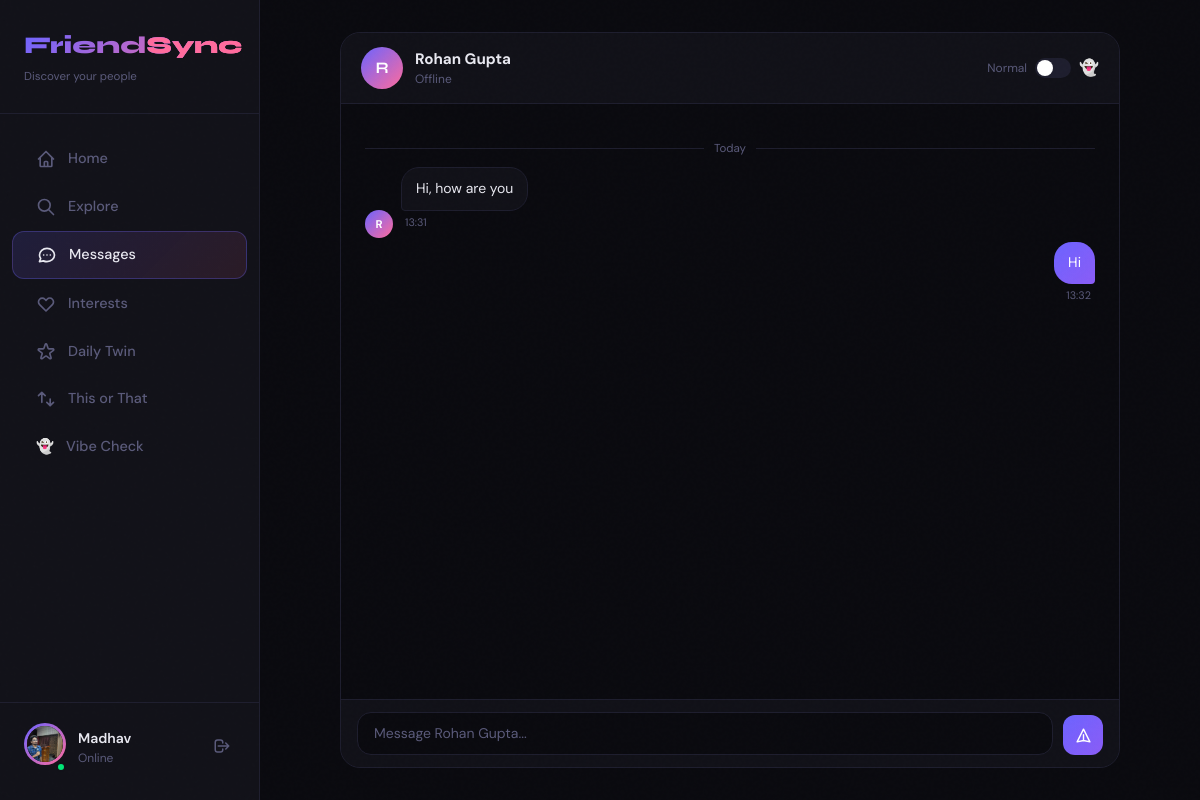
The page /chat/9 (signed in) on the database its author committed.
### app/models.py (models this page shows)
class User(db.Model):
    __tablename__ = 'users'
    id            = db.Column(db.Integer, primary_key=True)
    name          = db.Column(db.String(100), nullable=False)
    username      = db.Column(db.String(100), unique=True, nullable=False, index=True)
    email         = db.Column(db.String(100), unique=True, nullable=False, index=True)
    password_hash = db.Column(db.String(255), nullable=False)
    profile_picture = db.Column(db.String(300), nullable=True)
    bio           = db.Column(db.String(300), nullable=True)
    location      = db.Column(db.String(100), nullable=True)
    is_verified   = db.Column(db.Boolean, default=False)
    created_at    = db.Column(db.DateTime, default=datetime.utcnow)
    last_seen     = db.Column(db.DateTime, default=datetime.utcnow)
    is_online     = db.Column(db.Boolean, default=False)

class Message(db.Model):
    __tablename__ = 'messages'
    id         = db.Column(db.Integer, primary_key=True)
    room_id    = db.Column(db.String(50), nullable=False, index=True)
    sender_id  = db.Column(db.Integer, db.ForeignKey('users.id'), nullable=False)
    content    = db.Column(db.Text, nullable=False)
    is_read    = db.Column(db.Boolean, default=False)
    created_at = db.Column(db.DateTime, default=datetime.utcnow)

### app/chat/routes.py (the view)
@chat_bp.route('/<int:friend_id>')
def chat(friend_id):
    if 'user_id' not in session:
        return redirect(url_for('auth.login'))
    friend = User.query.get_or_404(friend_id)
    room_id = "_".join(sorted([str(session['user_id']), str(friend_id)]))
    messages = Message.query.filter_by(room_id=room_id).order_by(Message.created_at).limit(100).all()
    Message.query.filter_by(room_id=room_id, is_read=False).filter(
        Message.sender_id != session['user_id']
    ).update({'is_read': True})
    db.session.commit()
    current_user = User.query.get(session['user_id'])
    return render_template('chat/chat.html',
                           friend=friend,
                           room_id=room_id,
                           messages=messages,
                           current_user=current_user)

### app/templates/chat/chat.html (shortened to what this page needs)
{% extends "base.html" %}
{% block content %}
<div class="chat-wrapper">
  <div class="chat-header">
    <a href="/profile/{{ friend.username }}" style="display:flex;align-items:center;gap:12px;text-decoration:none;color:inherit;flex:1;">
      <div class="friend-av">
        {{ friend.name[0] }}
      </div>
      <div>
        <div style="font-weight:700;font-size:0.95rem;">{{ friend.name }}</div>
        <div style="font-size:0.75rem;color:{% if friend.is_online %}#00e676{% else %}var(--muted){% endif %};">
          {% if friend.is_online %}● Online{% else %}Offline{% endif %}
        </div>
      </div>
    </a>
    <div class="mode-toggle">
      <span class="toggle-label" id="mode-label">Normal</span>
      <button class="toggle-switch" id="ephemeral-toggle" onclick="toggleEphemeral()" title="Ephemeral messages vanish in 60s"></button>
      <span style="font-size:1rem;">👻</span>
    </div>
  </div>
  <div class="chat-messages" id="messages-container">
    {% if not messages %}
    <div class="empty-state">
      <div class="empty-av">{{ friend.name[0] }}</div>
      <div style="font-weight:600;margin-bottom:6px;">Start chatting with {{ friend.name }}</div>
      <div style="font-size:0.82rem;">Messages are private between you two</div>
    </div>
    {% else %}
    <div class="date-sep">Today</div>
    {% for msg in messages %}
    {% set is_mine = msg.sender_id == session['user_id'] %}
    <div class="msg-row {{ 'mine' if is_mine else 'theirs' }} msg-new">
      {% if not is_mine %}
      <div class="msg-av">{{ friend.name[0] }}</div>
      {% endif %}
      <div style="display:flex;flex-direction:column;align-items:{{ 'flex-end' if is_mine else 'flex-start' }};">
        <div class="msg-bubble {{ 'mine' if is_mine else 'theirs' }}">{{ msg.content }}</div>
        <div class="msg-meta {{ 'mine' if is_mine else '' }}">
          {{ msg.created_at.strftime('%H:%M') }}
        </div>
      </div>
    </div>
    {% endfor %}
    {% endif %}
  </div>
  <div class="typing-wrap">
  </div>
  <div class="chat-input-area">
    <textarea class="input-box" id="msg-input" rows="1"
              placeholder="Message {{ friend.name }}..."
              onkeydown="handleKey(event)"
              oninput="autoResize(this); emitTyping();"></textarea>
    <button class="send-btn" id="send-btn" onclick="sendMessage()">
      <svg width="17" height="17" fill="none" stroke="currentColor" viewBox="0 0 24 24">
        <path stroke-linecap="round" stroke-linejoin="round" stroke-width="2" d="M12 19l9 2-9-18-9 18 9-2zm0 0v-8"/>
      </svg>
    </button>
  </div>
</div>
{% endblock %}

### app/templates/base.html (shortened to what this page needs)
<!DOCTYPE html>
<html lang="en">
<head>
  <script src="https://cdn.tailwindcss.com"></script>
</head>
<body>
{% if session.get('user_id') %}
<aside class="sidebar" id="sidebar">
  <div class="sidebar-logo">
    <span>Friend<span class="dot">Sync</span></span>
    <div style="font-size:0.72rem;color:var(--muted);margin-top:4px;font-family:'DM Sans',sans-serif;">Discover your people</div>
  </div>
  {% set current_user = current_user if current_user else none %}
  <nav style="flex:1;">
    <a href="/profile/{{ session.get('username') }}" class="nav-item {% if request.endpoint == 'profile.view_profile' %}active{% endif %}">
      <svg class="icon" fill="none" stroke="currentColor" viewBox="0 0 24 24"><path stroke-linecap="round" stroke-linejoin="round" stroke-width="2" d="M3 12l2-2m0 0l7-7 7 7M5 10v10a1 1 0 001 1h3m10-11l2 2m-2-2v10a1 1 0 01-1 1h-3m-6 0a1 1 0 001-1v-4a1 1 0 011-1h2a1 1 0 011 1v4a1 1 0 001 1m-6 0h6"/></svg>
      Home
    </a>
    <a href="/recommend/explore" class="nav-item {% if request.endpoint and 'recommend' in request.endpoint %}active{% endif %}">
      <svg class="icon" fill="none" stroke="currentColor" viewBox="0 0 24 24"><path stroke-linecap="round" stroke-linejoin="round" stroke-width="2" d="M21 21l-6-6m2-5a7 7 0 11-14 0 7 7 0 0114 0z"/></svg>
      Explore
    </a>
    <a href="/chat/list" class="nav-item {% if request.endpoint and 'chat' in request.endpoint %}active{% endif %}">
      <svg class="icon" fill="none" stroke="currentColor" viewBox="0 0 24 24"><path stroke-linecap="round" stroke-linejoin="round" stroke-width="2" d="M8 12h.01M12 12h.01M16 12h.01M21 12c0 4.418-4.03 8-9 8a9.863 9.863 0 01-4.255-.949L3 20l1.395-3.72C3.512 15.042 3 13.574 3 12c0-4.418 4.03-8 9-8s9 3.582 9 8z"/></svg>
      Messages
    </a>
    <a href="/profile/interests" class="nav-item">
      <svg class="icon" fill="none" stroke="currentColor" viewBox="0 0 24 24"><path stroke-linecap="round" stroke-linejoin="round" stroke-width="2" d="M4.318 6.318a4.5 4.5 0 000 6.364L12 20.364l7.682-7.682a4.5 4.5 0 00-6.364-6.364L12 7.636l-1.318-1.318a4.5 4.5 0 00-6.364 0z"/></svg>
      Interests
    </a>
    <a href="/recommend/daily-twin" class="nav-item {% if request.endpoint == 'recommend.daily_twin' %}active{% endif %}">
      Daily Twin
    </a>
    <a href="/swipe/" class="nav-item {% if request.endpoint and 'swipe' in request.endpoint %}active{% endif %}">
      <svg class="icon" fill="none" stroke="currentColor" viewBox="0 0 24 24"><path stroke-linecap="round" stroke-linejoin="round" stroke-width="2" d="M7 16V4m0 0L3 8m4-4l4 4m6 4v8m0 0l4-4m-4 4l-4-4"/></svg>
      This or That
    </a>
    <a href="/vibe/" class="nav-item {% if request.endpoint and 'vibe' in request.endpoint %}active{% endif %}">
       <span>👻</span>
      Vibe Check
    </a>
  </nav>
  <div class="sidebar-user">
    <div style="display:flex;align-items:center;gap:12px;">
      <div style="position:relative;">
        <div class="avatar-ring">
          {% set sidebar_user = current_user if current_user else none %}
           <img src="{{ sidebar_user.profile_picture if sidebar_user and sidebar_user.profile_picture else url_for('static', filename='profile_pictures/default_profile_picture.jpg') }}"
                id="sidebar-avatar" width="36" height="36" alt="avatar"
                style="width:36px;height:36px;border-radius:50%;object-fit:cover;">
        </div>
        <span class="online-dot"></span>
      </div>
      <div style="flex:1;min-width:0;">
        <div style="font-weight:600;font-size:0.875rem;white-space:nowrap;overflow:hidden;text-overflow:ellipsis;">
          {{ session.get('username', '') }}
        </div>
        <div style="font-size:0.75rem;color:var(--muted);">Online</div>
      </div>
      <form action="/auth/logout" method="post" style="margin:0;">
        <button type="submit" title="Logout" style="background:none;border:none;cursor:pointer;color:var(--muted);padding:4px;">
          <svg width="18" height="18" fill="none" stroke="currentColor" viewBox="0 0 24 24"><path stroke-linecap="round" stroke-linejoin="round" stroke-width="2" d="M17 16l4-4m0 0l-4-4m4 4H7m6 4v1a3 3 0 01-3 3H6a3 3 0 01-3-3V7a3 3 0 013-3h4a3 3 0 013 3v1"/></svg>
        </button>
      </form>
    </div>
  </div>
</aside>
{% endif %}
<div class="main-content" id="main-content">
  {% block content %}{% endblock %}
</div>
</body>
</html>

### app/templates/base.html (style rules this page uses)
:root { --bg: #0a0a0f; --surface: #111118; --border: #1e1e2e; --accent: #6c63ff; --accent2: #ff6b9d; --text: #e8e8f0; --muted: #5a5a7a; --online: #00e676; --card-bg: #13131d; }
* { box-sizing: border-box; margin: 0; padding: 0; }
html { scroll-behavior: smooth; }
body { background: var(--bg); color: var(--text); font-family: 'DM Sans', sans-serif; min-height: 100vh; overflow-x: hidden; }
body::before { content: ''; position: fixed; inset: 0; pointer-events: none; z-index: 9999; opacity: 0.4; }
.sidebar { position: fixed; left: 0; top: 0; bottom: 0; width: 260px; background: var(--surface); border-right: 1px solid var(--border); display: flex; flex-direction: column; padding: 28px 0; z-index: 100; transition: transform 0.3s ease; }
.sidebar-logo { padding: 0 24px 28px; border-bottom: 1px solid var(--border); margin-bottom: 20px; }
.sidebar-logo span { font-family: 'Syne', sans-serif; font-weight: 800; font-size: 1.5rem; background: linear-gradient(135deg, var(--accent), var(--accent2)); -webkit-background-clip: text; -webkit-text-fill-color: transparent; }
.sidebar-logo .dot { color: var(--accent2); -webkit-text-fill-color: var(--accent2); }
.nav-item { display: flex; align-items: center; gap: 12px; padding: 12px 24px; margin: 2px 12px; border-radius: 12px; color: var(--muted); font-size: 0.9rem; font-weight: 500; cursor: pointer; transition: all 0.2s ease; text-decoration: none; position: relative; }
.nav-item.active { background: linear-gradient(135deg, rgba(108,99,255,0.15), rgba(255,107,157,0.1)); color: var(--text); border: 1px solid rgba(108,99,255,0.3); }
.nav-item .icon { width: 20px; height: 20px; flex-shrink: 0; }
.sidebar-user { margin-top: auto; padding: 20px 24px 0; border-top: 1px solid var(--border); }
.online-dot { width: 10px; height: 10px; background: var(--online); border-radius: 50%; border: 2px solid var(--surface); position: absolute; bottom: 0; right: 0; }
.main-content { margin-left: 260px; min-height: 100vh; padding: 32px 36px; }
.avatar-ring { display: inline-block; position: relative; padding: 3px; background: linear-gradient(135deg, var(--accent), var(--accent2)); border-radius: 50%; }
.avatar-ring img { display: block; border-radius: 50%; background: var(--surface); }

### rows shown on the page
User: profile_picture (picture)
User: name "R", name "Rohan Gupta", name "Message Rohan Gupta..."
Message: content "Hi, how are you", created_at "13:31"
Message: content "Hi", created_at "13:32"

### other values the page prints
{{ session.get('username', '') }} "Madhav"
